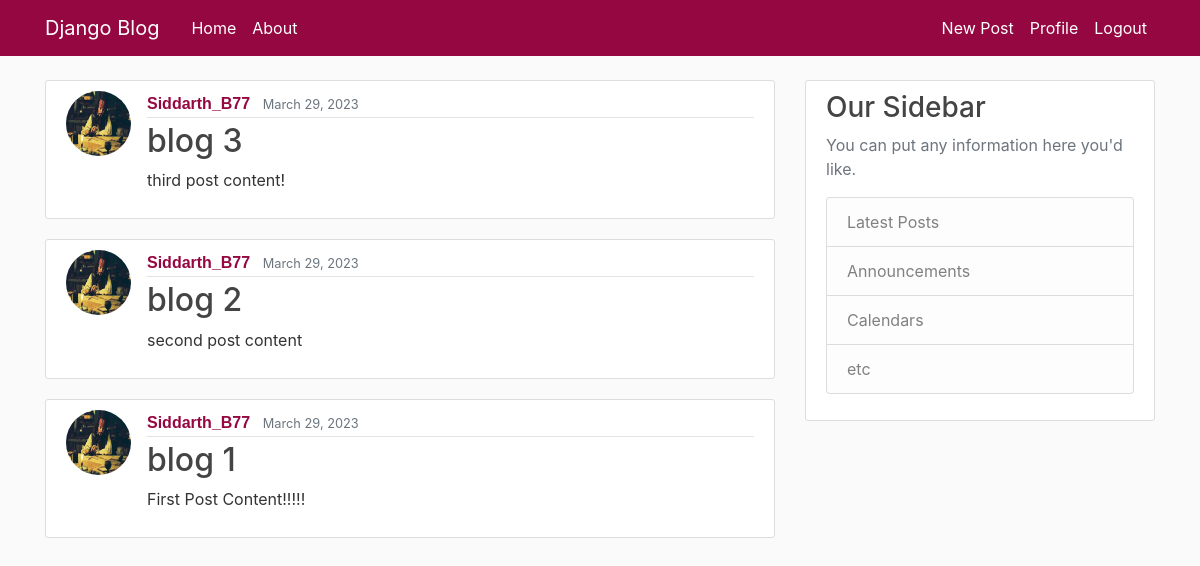
Before: / (signed in) with the older database file.
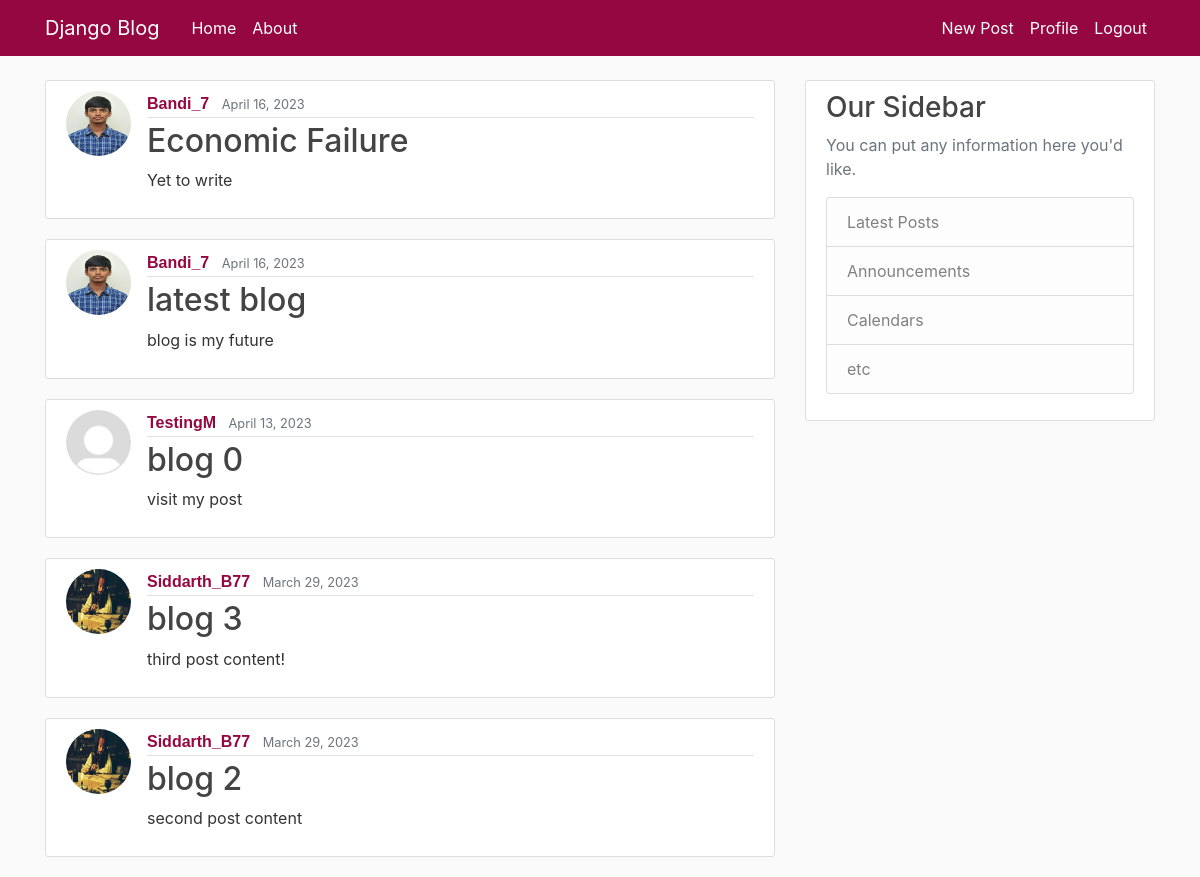
After: the same page with the newer database file.
### blog/models.py (models this page shows, shortened)
class Post(models.Model):
	title = models.CharField(max_length=100)
	content= models.TextField()
	date_posted = models.DateTimeField(default=timezone.now)
	author=models.ForeignKey(User,on_delete=models.CASCADE)

### users/models.py (models this page shows, shortened)
class Profile(models.Model):
    user = models.OneToOneField(User, on_delete=models.CASCADE) # Delete profile when user is deleted
    image=models.ImageField(default='default.jpg',upload_to='profile_pics')

### blog/views.py (the view)
# urls.py: path('',PostListView.as_view(),name='blog-home'),
class PostListView(ListView):
    model = Post
    template_name = 'blog/home.html'  # <app>/<model>_<viewtype>.html
    context_object_name = 'posts'
    ordering = ['-date_posted']
    paginate_by = 5

### blog/templates/blog/home.html
{% extends "blog/base.html" %}
{% block content %}
    {% for post in posts %}
        <article class="media content-section">
            <img class ="rounded-circle article-img" src="{{ post.author.profile.image.url }}">
            <div class="media-body">
            <div class="article-metadata">
                <a class="mr-2" href="#">{{ post.author }}</a>
                <small class="text-muted">{{ post.date_posted|date:"F d, Y" }}</small>
            </div>
            <h2><a class="article-title" href="#">{{ post.title }}</a></h2>
            <p class="article-content">{{ post.content }}</p>
            </div>
        </article>
    {% endfor %}
{% endblock content %}

Changed rows visible on the page:
no longer on this page (row unchanged): Post: author.profile.image (picture), author "Siddarth_B77", date_posted "March 29, 2023", title "blog 1", content "First Post Content!!!!!"
added Post: author.profile.image (picture), author "Bandi_7", date_posted "April 16, 2023", title "Economic Failure", content "Yet to write"
added Post: author.profile.image (picture), author "Bandi_7", date_posted "April 16, 2023", title "latest blog", content "blog is my future"
added Post: author.profile.image (placeholder picture), author "TestingM", date_posted "April 13, 2023", title "blog 0", content "visit my post"
